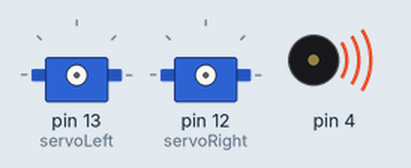
The sketch below on a simulated Arduino Uno, built with avr-gcc and run on an emulated ATmega328P. On the bench: 2 × servo, buzzer (waves = sounding).

Above: at 0.1 s.
At 1.1 s:
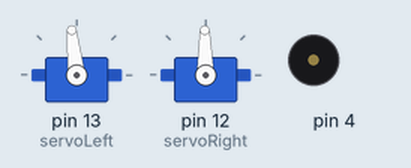
Timing chart, 0 to 2.6 s (numbered marks = the images above):
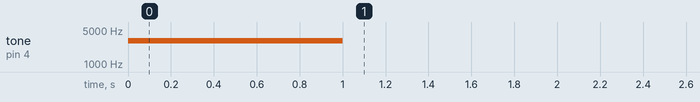

The sketch:

robotControl.ino
```cpp
#include <Servo.h>
Servo servoLeft;
Servo servoRight;
void setup() {
  tone(4, 3000, 1000);
  delay(1000);
  servoLeft.attach(13); // Attach left signal to pin 13
  servoRight.attach(12); // Attach left signal to pin 12
  servoLeft.writeMicroseconds(1532); // 1.5 ms stay still sig, pin 13
  servoRight.writeMicroseconds(1479);// 1.5 ms stay still sig, pin 12
}

void loop() {
  // put your main code here, to run repeatedly:

}
void disableServos()
{
  servoLeft.detach();
  servoRight.detach();
}
```
